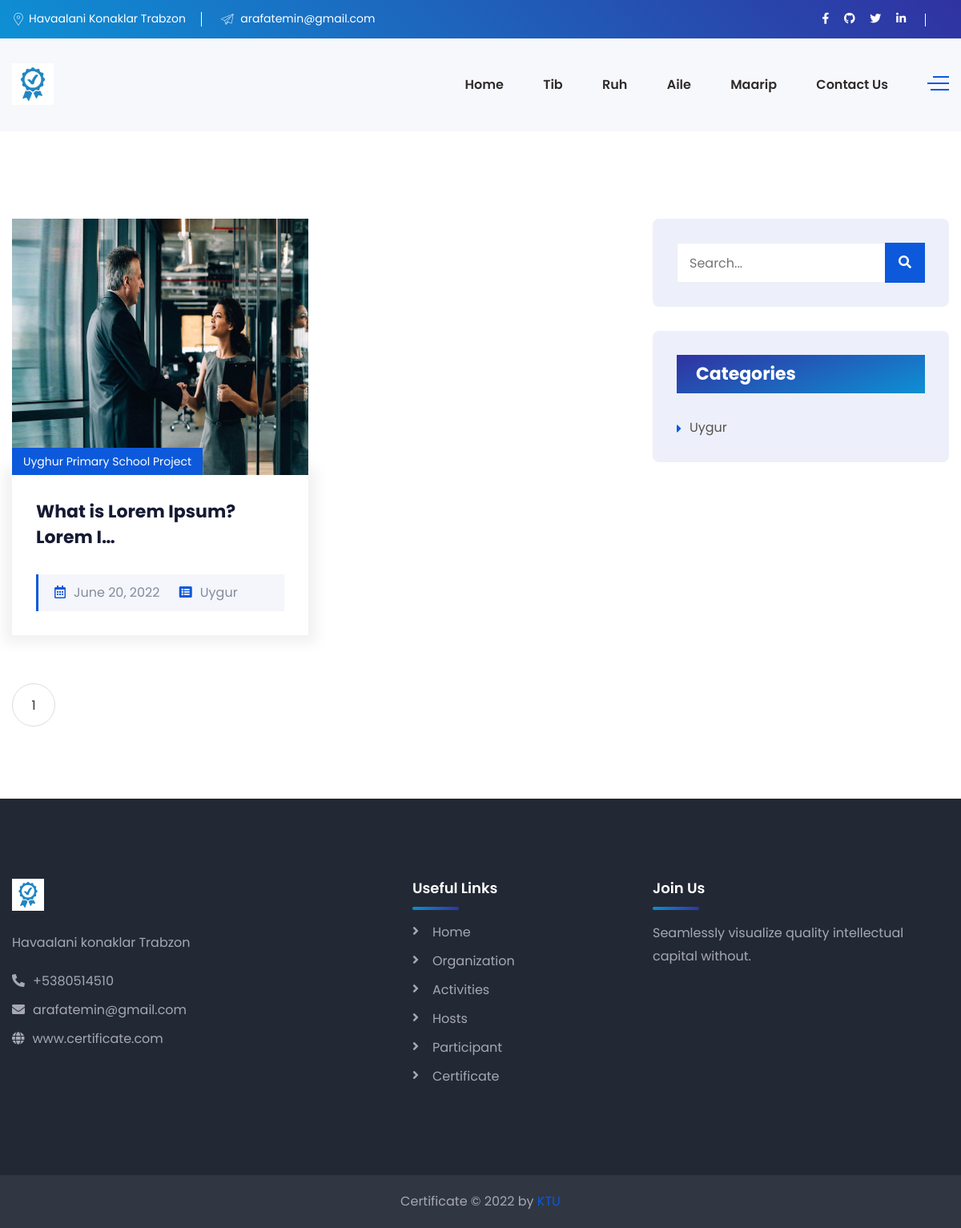
/maarip-category/uygur, run on the app's committed database.
### maarip/models.py (models this page shows, shortened)
class Maarip(models.Model):
    name                    = models.CharField(max_length=200, blank=True, null=True)
    category                = models.ManyToManyField(MaaripCategory)
    maarip_image            = models.ImageField(upload_to='maarip_image/', blank=True, null=True)
    maarip_Video            = models.FileField(upload_to='maarip_Video/', blank=True, null=True)
    description             = models.TextField()
    active                  = models.BooleanField()
    publicatetime           = models.DateTimeField(auto_now_add=False)
    slug                    = models.SlugField(null=False, blank=True, unique=True, db_index=True, editable=False)
    class Meta:
        verbose_name = 'Maarip'
        verbose_name_plural = 'Maarip'
        ordering = ["-publicatetime"]

class MaaripCategory(models.Model):
    maaripCategory          = models.CharField(max_length=200, blank=True, null=True)
    slug                    = models.SlugField(null=False, blank=True, unique=True, db_index=True, editable=False)
    class Meta:
        verbose_name_plural = 'Maarip Category'

### maarip/views.py (the view)
# urls.py: path('maarip-category/<slug:slug>', maarip_view_with_category, name='maarip_view_with_category'),
def maarip_view_with_category(request, slug, *args, **kwargs):
   keyword = request.GET.get('keyword')
   categories = MaaripCategory.objects.all()
   if keyword:
      maarips = Maarip.objects.filter(Q(name__contains=keyword) | Q(category__maaripCategory__contains=keyword))
      return render(request, 'Maarip/maarip_slog.html', {'maarips': maarips, 'categories': categories})
   maaripCategory = MaaripCategory.objects.get(slug=slug)
   maarips = maaripCategory.maarip_set.filter(active=True)
   paginator = Paginator(maarips, 10)
   page_number = request.GET.get('page')
   page_obj = paginator.get_page(page_number)
   context = {
      'maarips': page_obj,
      'categories': categories,
   }
   return render(request, 'Maarip/maarip_slog.html', context)

### templates/Maarip/maarip_slog.html (shortened to what this page needs)
{% extends 'Home/base.html' %}
{% load static %}
{% block content %}
    <body>
    <div class="service-details-page pdt-110 pdb-90">
        <div class="container">
            <div class="row">
                <div class="col-xl-8 col-lg-7">
                    <div class="row">
                        {% for maarip in maarips %}
                            <div class="col-lg-12 col-xl-6">
                                <div class="news-wrapper mrb-30 mrb-sm-40">
                                    <div class="news-thumb">
                                        {% if maarip.maarip_image %}
                                            <a href="{% url 'maarip_detail' maarip.slug %}">
                                                <img style="max-width: 100%; min-width: 100%; max-height: 320px;min-height: 320px"
                                                     class="img-full" src="{{ maarip.maarip_image.url }}" alt="">
                                            </a>
                                        {% endif %}
                                        <div class="news-top-meta">
                                            <a href="{% url 'maarip_detail' maarip.slug %}"><span
                                                    class="entry-category">{{ maarip.name }}</span></a>
                                        </div>
                                    </div>
                                    <div class="news-details">
                                        <div class="news-description mb-20">
                                            <h4 class="the-title mrb-30"><a
                                                    href="{% url 'maarip_detail' maarip.slug %}">{{ maarip.description|truncatechars:30 }}</a>
                                            </h4>
                                            <div class="news-bottom-meta">
                                                <span class="entry-date mrr-20"><i
                                                        class="far fa-calendar-alt mrr-10 text-primary-color"></i>{{ maarip.publicatetime|date }}</span>
                                                {% for category in maarip.category.all %}
                                                    <span class="entry-author"><i
                                                            class="fa fa-list-alt mrr-10 text-primary-color"></i>{{ category.maaripCategory }}</span>
                                                {% endfor %}
                                            </div>
                                        </div>
                                    </div>
                                </div>
                            </div>
                        {% endfor %}
                    </div>
                    <div class="row">
                        <div class="col-xl-12">
                            <nav class="pagination-nav pdt-30">
                                <ul class="pagination-list">
                                    <li><a href="#">{{ maarips.number }}</a></li>
                                </ul>
                            </nav>
                        </div>
                    </div>
                </div>
                <div class="col-xl-4 col-lg-5 sidebar-right">
                    <aside class="news-sidebar-widget">
                        <div class="widget sidebar-widget widget-search mrb-30">
                            <form class="search-form">
                                <label>
                                    <input type="search" name="keyword" class="search-field" placeholder="Search...">
                                </label>
                                <button type="submit"><i class="fa fa-search"></i></button>
                            </form>
                        </div>
                        <div class="widget sidebar-widget widget-categories">
                            <h4 class="mrb-30 single-blog-widget-title">Categories</h4>
                            <ul class="list">
                                {% for category in categories %}
                                    <li>
                                        <i class="fas fa-caret-right vertical-align-middle text-primary-color mrr-10"></i><a
                                            href="{% url 'maarip_view_with_category' category.slug %}">{{ category.maaripCategory|title }}</a></li>
                                {% endfor %}
                            </ul>
                        </div>
                    </aside>
                </div>
            </div>
        </div>
    </div>
    </body>
{% endblock %}

### data on the page
Maarip: maarip_image (picture), name "Uyghur Primary School Project", description "What is Lorem Ipsum? Lorem I…", publicatetime "June 20, 2022"
MaaripCategory: maaripCategory "Uygur"

### other printed values
{{ maarips.number }} "1"
